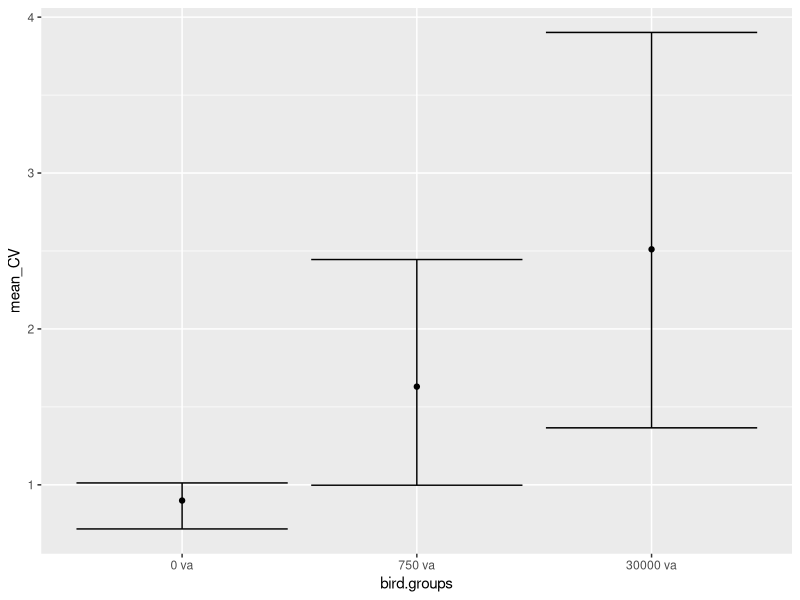

Here is the R script that generated this plot:
#Prior pathogen exposure augments inter-individual heterogeneity in antibody levels and reinfection loads in a songbird-pathogen system

####95% CIs for CoV from gamma distributed susceptibility from Hawley et al., 2024####
  #Hawley, D. M., Pérez-Umphrey, A. A., Adelman, J. S., Fleming-Davies, A. E., Garrett-Larsen, J., Geary, S. J.,
    #Childs, L. M., & Langwig, K. E. (2024). Prior exposure to pathogens augments host heterogeneity in susceptibility
    #and has key epidemiological consequences. PLOS Pathogens, 20(9), e1012092. https://doi.org/10.1371/journal.ppat.1012092

#MIT License
# 
# Copyright (c) [2026] [Garrett-Larsen et al.]
# 
# Permission is hereby granted, free of charge, to any person obtaining a copy
# of this software and associated documentation files (the "Software"), to deal
# in the Software without restriction, including without limitation the rights
# to use, copy, modify, merge, publish, distribute, sublicense, and/or sell
# copies of the Software, and to permit persons to whom the Software is
# furnished to do so, subject to the following conditions:
#   
#   The above copyright notice and this permission notice shall be included in all
# copies or substantial portions of the Software.
# 
# THE SOFTWARE IS PROVIDED "AS IS", WITHOUT WARRANTY OF ANY KIND, EXPRESS OR
# IMPLIED, INCLUDING BUT NOT LIMITED TO THE WARRANTIES OF MERCHANTABILITY,
# FITNESS FOR A PARTICULAR PURPOSE AND NONINFRINGEMENT. IN NO EVENT SHALL THE
# AUTHORS OR COPYRIGHT HOLDERS BE LIABLE FOR ANY CLAIM, DAMAGES OR OTHER
# LIABILITY, WHETHER IN AN ACTION OF CONTRACT, TORT OR OTHERWISE, ARISING FROM,
# OUT OF OR IN CONNECTION WITH THE SOFTWARE OR THE USE OR OTHER DEALINGS IN THE
# SOFTWARE.

# REPRODUCIBILITY
#   - No setwd(); uses {here} for project-relative paths
#   - Assumes you open/run from the project root


# EXPECTED STRUCTURE
#   project_root/
#       Reinfection_Augments_Heterogeneity.R
#       Variability_Functions.R
#       CIs_Sus_2024.R
#       reinfection_response.rds
#       all_pseudosets.csv
#       deviance_params_noday41positives.csv


############################################################################

#Requires all_pseudosets.csv, deviance_params_noday41positives.csv
library(dplyr)

ps <- read.csv("all_pseudosets.csv")
dp <- read.csv("deviance_params_noday41positives.csv")

ps$shape <- ps$par1.gamma
ps$scale <- ps$par2.gamma

dp$shape <- dp$par1.gamma
dp$scale <- dp$par2.gamma

#Calculate CoV from gamma distribution 
dp <- dp %>%
  mutate(CV_gamma = 1 / sqrt(shape))

# Compute the gamma mean and standard deviation
dp <- dp %>%
  mutate(
    gamma_mean = par1.gamma * par2.gamma,  # Mean = shape * scale
    gamma_sd = sqrt(par1.gamma * par2.gamma^2),  # SD = sqrt(shape * scale^2)
    CV_gamma = gamma_sd / gamma_mean  # CV = std/mean
  )
dp
CoV_calc <- dp$CV_gamma
#Calculate CoV from pseudoreplicates 
ps <- ps %>%
  mutate(CV_gamma = 1 / sqrt(shape))

#Calculate mean CoV from pseudoreplicates
cv_summary <- ps %>%
  filter(bird.groups %in% c("0 va", "750 va", "30000 va")) %>%  # Filter for relevant groups
  group_by(bird.groups) %>%
  summarise(
    mean_CV = mean(CV_gamma, na.rm = TRUE),
    median_CV = median(CV_gamma, na.rm = TRUE),  # Also compute median to compare
    CI_lower_95 = quantile(CV_gamma, probs = 0.025, na.rm = TRUE),
    CI_upper_95 = quantile(CV_gamma, probs = 0.975, na.rm = TRUE),
    CI_lower_66 = quantile(CV_gamma, probs = 0.17, na.rm = TRUE),
    CI_upper_66 = quantile(CV_gamma, probs = 0.83, na.rm = TRUE),
  ) %>%
  mutate(bird.groups = factor(bird.groups, levels = c("0 va", "750 va", "30000 va"))) %>%
  arrange(bird.groups)

cv_summary

library(ggplot2)

ggplot(cv_summary, aes(x=bird.groups, y=mean_CV))+
  geom_point(data=dp, aes(x=group, y=CV_gamma))+
  geom_errorbar(aes(x=bird.groups, y=mean_CV, ymin = CI_lower_95, ymax= CI_upper_95))

ci_upper_boot <- cv_summary$CI_upper_95
ci_lower_boot <- cv_summary$CI_lower_95
